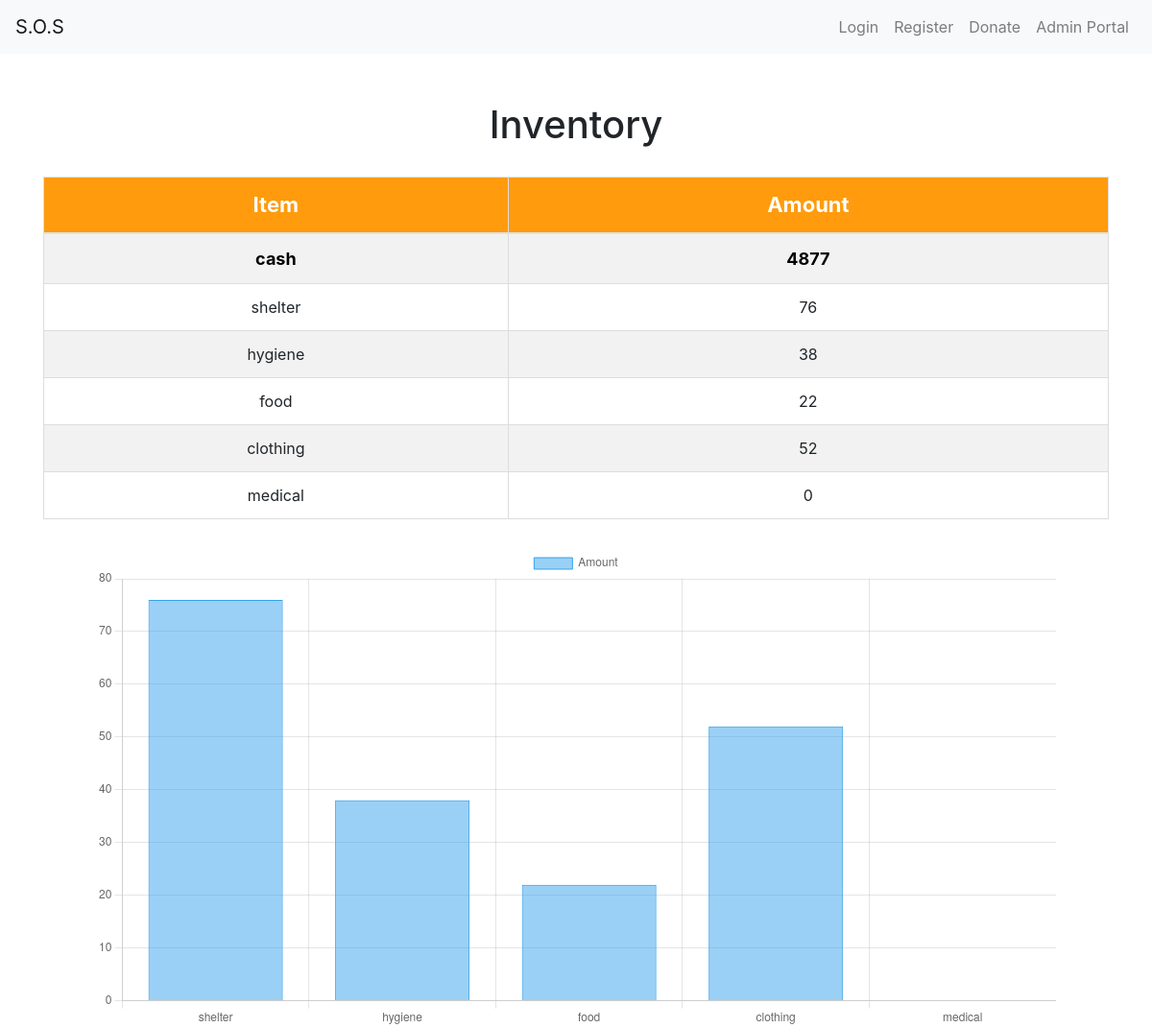
/inventory_admin/, run on an earlier commit of the app's database.
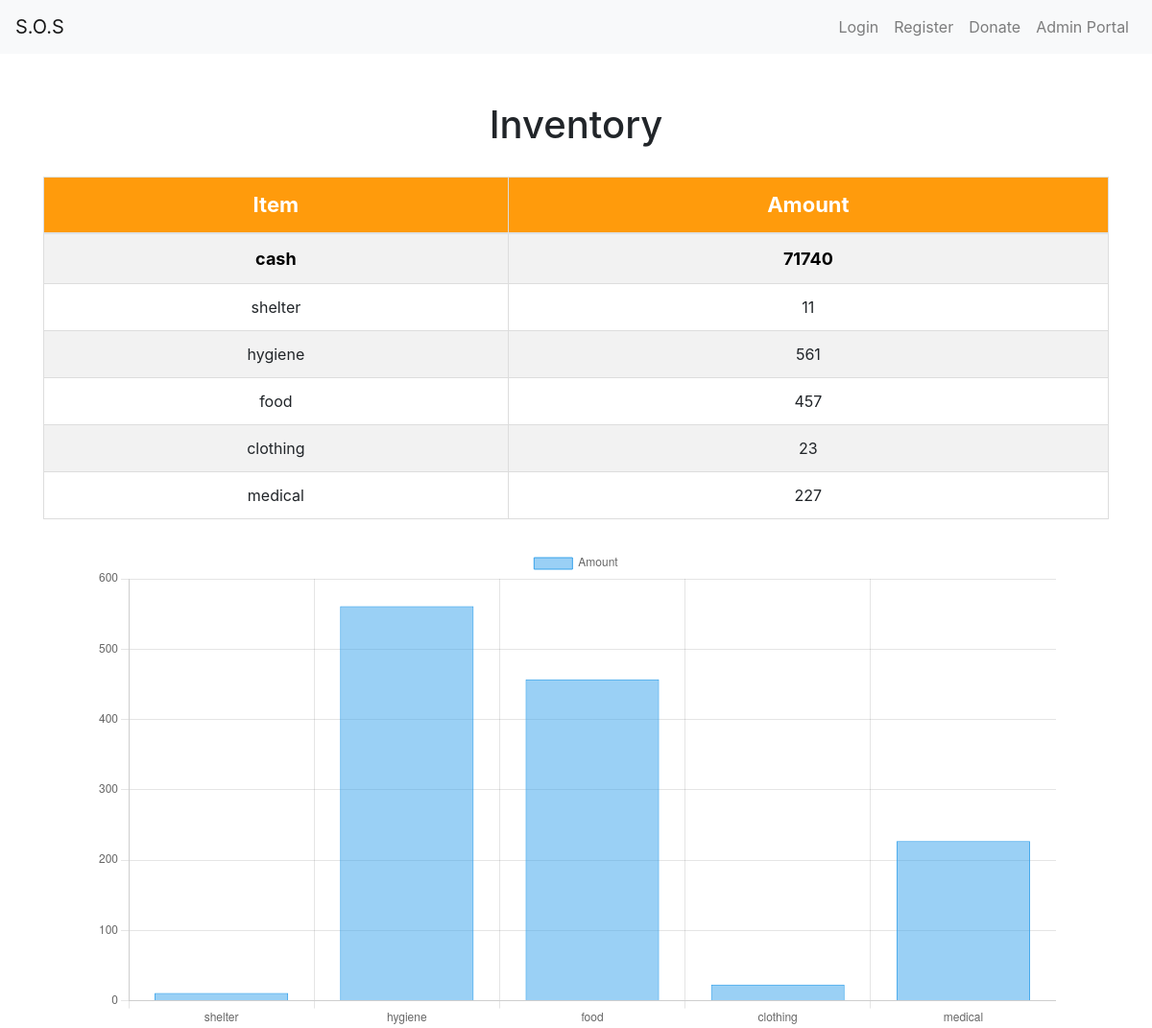
And on a later commit of the database.
### myapp/models.py (models this page shows, shortened)
class Items(models.Model):
    ItemCategory = models.CharField(max_length=45)
    Amount = models.IntegerField()

### myapp/views.py (the view)
# urls.py: path('inventory_admin/', views.inventory_admin, name='inventory_admin'),
def inventory_admin(request):
    items = Items.objects.all()
    return render(request, 'inventory.html', {'items': items})

### myapp/templates/inventory.html (shortened to what this page needs)
<!DOCTYPE html>
<html>
<head>
  <link rel="stylesheet" href="https://stackpath.bootstrapcdn.com/bootstrap/4.3.1/css/bootstrap.min.css">
</head>
<body>
  {% include 'navbar.html' %}
  <div class="container">
    <h1>Inventory</h1>
    <table class="table table-striped">
      <thead>
        <tr>
          <th class="header">Item</th>
          <th class="header">Amount</th>
        </tr>
      </thead>
      <tbody>
        {% for item in items %}
          <tr>
            <td>{{ item.ItemCategory }}</td>
            <td>{{ item.Amount }}</td>
          </tr>
        {% endfor %}
      </tbody>
    </table>
    <div class="chart-container">
      <canvas id="barChart" class="chart"></canvas>
    </div>
  </div>
  <script>
    const labels = [
        {% for item in items %}
          {% if item.ItemCategory != 'cash' %}
            '{{ item.ItemCategory }}',
          {% endif %}
        {% endfor %}
      ];
      const amounts = [
        {% for item in items %}
          {% if item.ItemCategory != 'cash' %}
            {{ item.Amount }},
          {% endif %}
        {% endfor %}
      ];
    // Create bar chart
    const ctx = document.getElementById('barChart').getContext('2d');
    new Chart(ctx, {
      type: 'bar',
      data: {
        labels: labels,
        datasets: [{
          label: 'Amount',
          data: amounts,
          backgroundColor: 'rgba(54, 162, 235, 0.5)',
          borderColor: 'rgba(54, 162, 235, 1)',
          borderWidth: 1
        }]
      },
      options: {
        scales: {
          y: {
            beginAtZero: true
          }
        }
      }
    });
  </script>
</body>
</html>

What changed in the data, as far as the page shows it:
changed Items "cash": Amount "4877" → "71740"
changed Items "shelter": Amount "76" → "11"
changed Items "hygiene": Amount "38" → "561"
changed Items "food": Amount "22" → "457"
changed Items "clothing": Amount "52" → "23"
changed Items "medical": Amount "0" → "227"
Also different on the page:
chart data {{ item.Amount }}: 76, 38, 22, 52, 0 → 11, 561, 457, 23, 227
